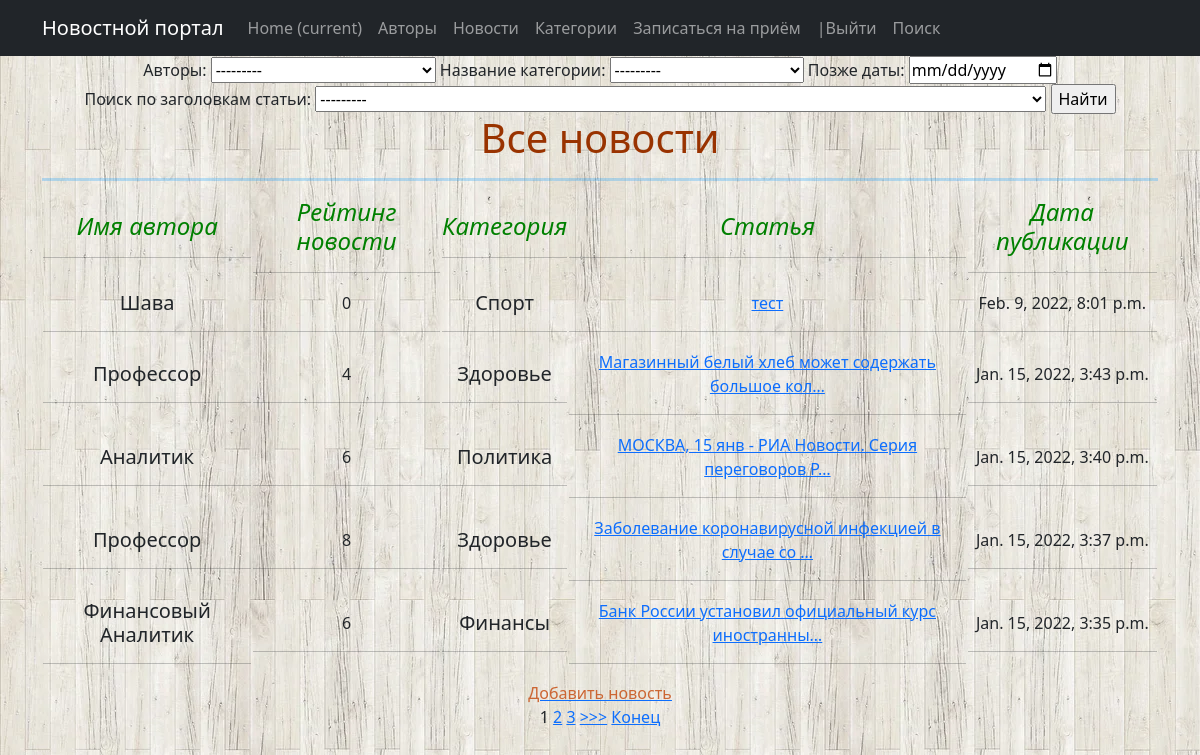
Screenshot of /authors/ with the database file from the repository.
### news/models.py (models this page shows, shortened)
class Post(models.Model):
    author = models.ForeignKey(Author, on_delete=models.CASCADE, verbose_name="Авторы")
    NEWS = 'NW'
    ARTICLE = 'AR'
    CATEGORY_CHOICES = (
        (NEWS, 'Новости'),
        (ARTICLE, 'Статья'),
    )
    categoryType = models.CharField(max_length=2, choices=CATEGORY_CHOICES, default=ARTICLE, verbose_name="Категория")
    dateCreation = models.DateTimeField(auto_now_add=True, verbose_name="Время создания новости")
    postCategory = models.ManyToManyField(Category, through='PostCategory', verbose_name="Название категории")
    title = models.CharField(max_length=128, verbose_name="Заголовок")
    text = models.TextField(verbose_name="Текст")
    rating = models.SmallIntegerField(default=0)
    def __str__(self):
        return f'{self.title}'

class Author(models.Model):
    authorUser = models.OneToOneField(User, on_delete=models.CASCADE)
    ratingAuthor = models.SmallIntegerField(default=0)
    def __str__(self):
        return f'{self.authorUser}'

class Category(models.Model):
    name = models.CharField(max_length=64, unique=True)
    subscribers = models.ManyToManyField(User, )
    def __str__(self):
        return f'{self.name}'

### news/views.py (the view, shortened to what this page needs)
# urls.py: path('', NewsList.as_view(), name='news1'),
class NewsList(ListView):
    model = Post
    template_name = 'news1.html'
    context_object_name = 'Posts'
    ordering = ['-dateCreation']
    paginate_by = 5
    def get_filter(self):
        return NewsFilter(self.request.GET, queryset=super().get_queryset())
    def get_queryset(self):
        return self.get_filter().qs
    def get_context_data(self, *args, **kwargs):
        context = super().get_context_data(**kwargs)
        context['filter'] = NewsFilter(self.request.GET, queryset=self.get_queryset())
        return context

### news/templatetags/my_filters.py (called while the page is built)
@register.filter(name='Censor')
def Censor(value):
    censor_list = ['дебил',
                   'дурак',
                   'придурок']
    value1 = (str(value)).split()
    for i in censor_list:
        for j in value1:
            if j == i:
                value1.remove(i)
    value = ' '.join(value1)
    return str(value)

### news/templates/news1.html (shortened to what this page needs)
{% extends 'flatpages/default.html' %}
{% load my_filters %}
{% block content %}
<form method="GET">
    {{ filter.form }}
    <input type="submit" value="Найти">
</form>
<h1><span style="color: #993300;">Все новости</span></h1>
<hr size="5" style="color: #0099ff;" />
<table>
    <tr>
        <td>
            <h4><em><span style="color: #008000;">Имя автора</span></em></h4>
            <hr/>
        </td>
        <td>
            <h4><em><span style="color: #008000;">Рейтинг новости</span></em></h4>
            <hr/>
        </td>
        <td>
            <h4><em><span style="color: #008000;">Категория</span></em></h4>
            <hr/>
        </td>
        <td>
            <h4><em><span style="color: #008000;">Статья</span></em></h4>
            <hr/>
        </td>
        <td>
            <h4><em><span style="color: #008000;">Дата публикации</span></em></h4>
            <hr/>
        </td>
    </tr>
    {% for news1 in Posts %}
    <tr>
        <td>
            <h5>{{ news1.author|title }}</h5>
            <hr/>
        </td>
        <td>
            {{ news1.rating }}
            <hr/>
        </td>
        <td>
            {% for new in news1.postCategory.all %}
            <h5>{{ new|title }}</h5>
            {% endfor %}
            <hr/>
        </td>
        <td>
            <a href="{% url 'news_detail' news1.id %}">{{ news1.text|truncatechars:50|Censor }}</a>
            <hr/>
        </td>
        <td>
            {{ news1.dateCreation }}
            <hr/>
        </td>
    </tr>
    {% endfor %}
</table>
<a href="{% url 'news_create' %}"><u><span style="color: #cc6633;">Добавить новость</span></u></a>
<br>
{% if is_paginated %}
{% for num in page_obj.paginator.page_range %}
{% if page_obj.number == num %}
<a>{{ num }}</a>
{% elif num > page_obj.number|add:'-3' and num < page_obj.number|add:'3' %}
<a href="?page={{ num }}">{{ num }}</a>
{% endif %}
{% endfor %}
{% if page_obj.has_next %}
<a href="?page={{ page_obj.next_page_number }}">>>></a>
<a href="?page={{ page_obj.paginator.num_pages }}">Конец</a>
{% endif %}
{% endif %}
{% endblock content %}

### rows the page displays
Post: author "Шава", rating "0", text|Censor "тест", dateCreation "Feb. 9, 2022, 8:01 p.m."
Category: name "Спорт"
Post: author "Профессор", rating "4", text|Censor "Магазинный белый хлеб может содержать большое кол…", dateCreation "Jan. 15, 2022, 3:43 p.m."
Category: name "Здоровье"
Post: author "Аналитик", rating "6", text|Censor "МОСКВА, 15 янв - РИА Новости. Серия переговоров Р…", dateCreation "Jan. 15, 2022, 3:40 p.m."
Category: name "Политика"
Post: author "Профессор", rating "8", text|Censor "Заболевание коронавирусной инфекцией в случае со …", dateCreation "Jan. 15, 2022, 3:37 p.m."
Post: author "Финансовый Аналитик", rating "6", text|Censor "Банк России установил официальный курс иностранны…", dateCreation "Jan. 15, 2022, 3:35 p.m."
Category: name "Финансы"

### other values shown
{{ num }} "1"
{{ num }} "2" "3"
